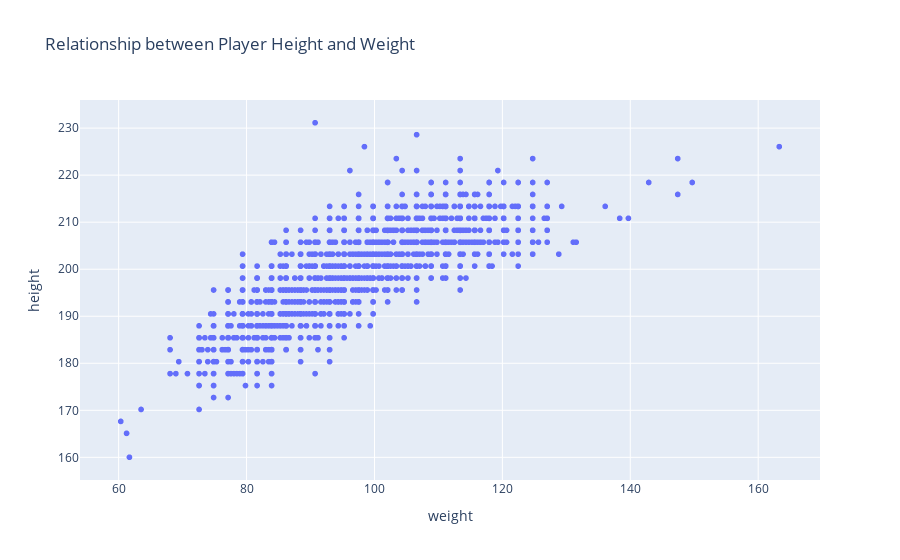

Notebook code for this chart:
### Markdown cell above
This bar graph looks at the average player efficiency rating for each team. It gives us an insight into which teams are more likely to have better players. For example, the Brooklynn Nets(BRK) has the highest player efficiency rating average, so this team will probably have some of the best players.

### Code cell
import plotly.express as px

fig = px.scatter(nba_df, x="weight", y="height", title="Relationship between Player Height and Weight")
fig.show()

### Figure 1 — Plotly figure (JSON) as saved in the notebook; plotly's stock layout.template omitted (floating-point values rounded to 4 significant figures; data arrays with more than 128 entries replaced by an {"elided": "..."} marker saying what was removed)
{"data": [{"hovertemplate": "weight=%{x}<br>height=%{y}<extra></extra>", "legendgroup": "", "marker": {"color": "#636efa", "symbol": "circle"}, "mode": "markers", "name": "", "showlegend": false, "type": "scattergl", "x": {"elided": "3310 float values"}, "xaxis": "x", "y": {"elided": "3310 float values"}, "yaxis": "y"}], "layout": {"legend": {"tracegroupgap": 0}, "title": {"text": "Relationship between Player Height and Weight"}, "xaxis": {"anchor": "y", "domain": [0, 1], "title": {"text": "weight"}}, "yaxis": {"anchor": "x", "domain": [0, 1], "title": {"text": "height"}}}}
